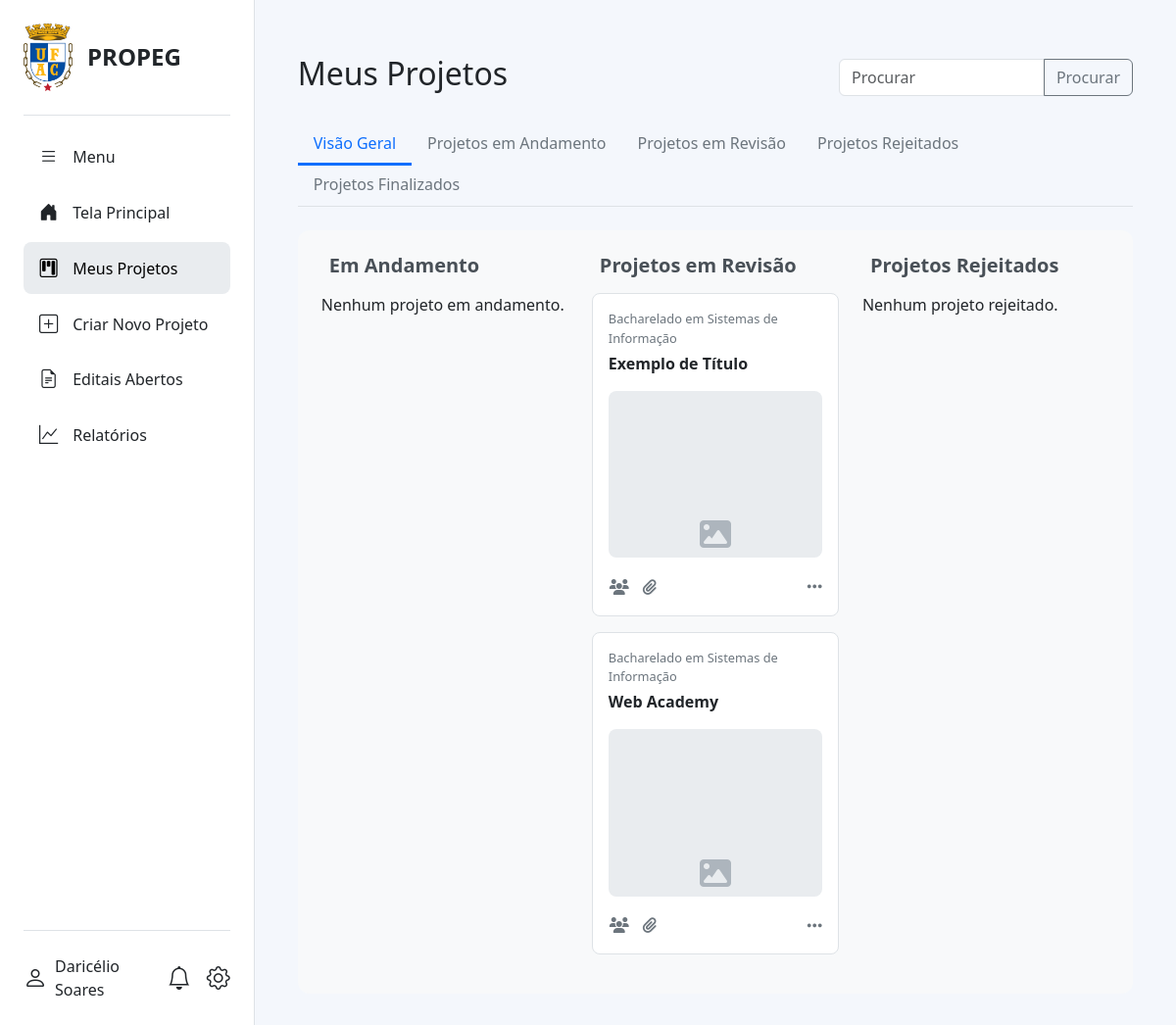
The app's page /projetos/meusprojetos/ (signed in), older data.
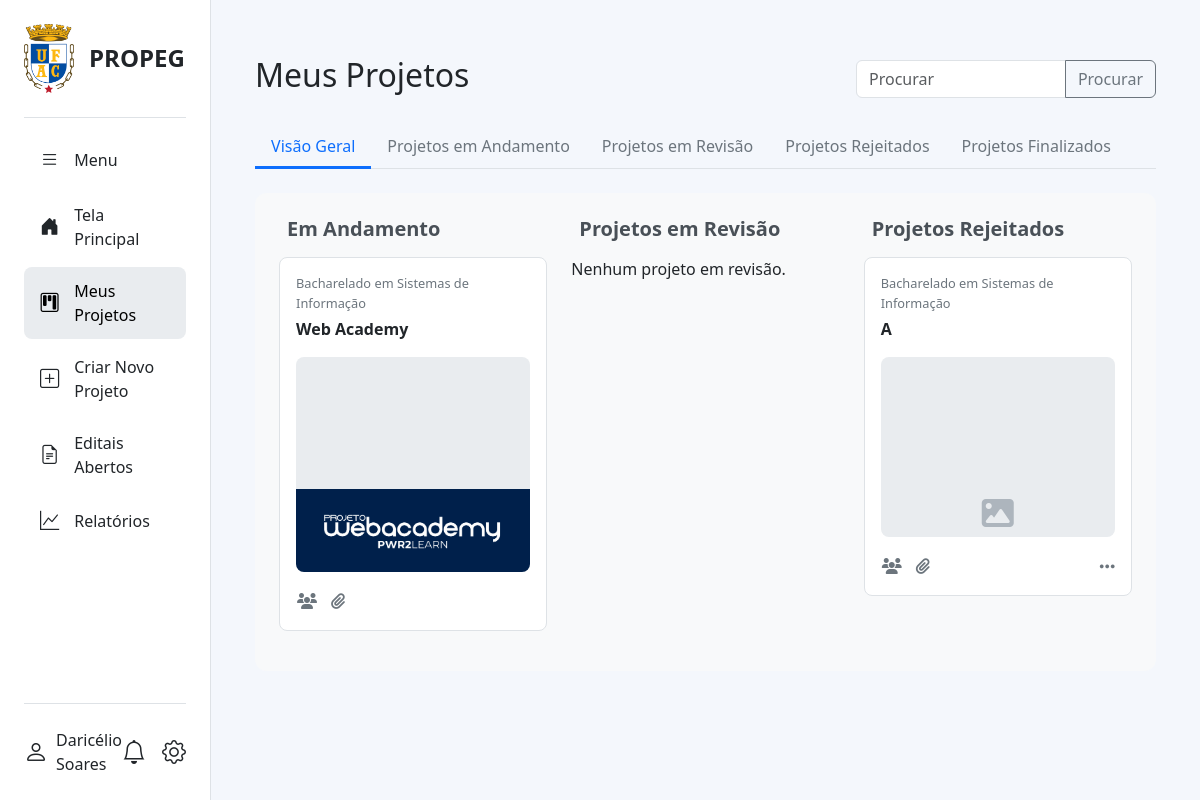
The same page, newer data.
### projetos_institucionais/models.py (models this page shows, shortened)
class Projeto(models.Model):
    STATUS_CHOICES = [
        ('rascunho', 'Rascunho'),
        ('submetido', 'Submetido'),
        ('aguardando_conselho', 'Aguardando aprovação do conselho'),
        ('aprovado', 'Aprovado'),
        ('reprovado', 'Reprovado'),
        ('em_andamento', 'Em andamento'),
        ('encerrado', 'Encerrado'),
    ]
    titulo = models.CharField(max_length=255, blank=True, null=True)
    descricao = models.TextField(verbose_name="Descrição", blank=True, null=True)
    resumo = models.TextField(blank=True, null=True)
    introducao = models.TextField(verbose_name="Introdução", blank=True, null=True)
    objetivos = models.TextField(blank=True, null=True)
    metodologia = models.TextField(blank=True, null=True)
    resultados = models.TextField(blank=True, null=True)
    referencias = models.TextField(blank=True, null=True)
    data_inicio = models.DateField(verbose_name="Data de Início", blank=True, null=True)
    data_fim = models.DateField(verbose_name="Data de Fim", blank=True, null=True)
    status = models.CharField(max_length=30, choices=STATUS_CHOICES, default='rascunho')
    valor_fomento = models.DecimalField(max_digits=10, decimal_places=2, null=True, blank=True)
    etica_obrigatoria = models.BooleanField(default=False, verbose_name="Envolve Aspectos Éticos?", blank=True, null=True)
    eh_docente = models.BooleanField(default=False, verbose_name="É docente?", blank=True, null=True)
    eh_pesquisador = models.BooleanField(default=False, verbose_name="É pesquisador?", blank=True, null=True)
    eh_pesquisador_visitante = models.BooleanField(default=False, verbose_name="É pesquisador visitante?", blank=True, null=True)
    coordenador = models.ForeignKey(
        settings.AUTH_USER_MODEL,
        on_delete=models.PROTECT,
        related_name='projetos_coordenados'
    )
    curso = models.ForeignKey(
        CursoGraduacao,
        on_delete=models.SET_NULL,
        null=True,
        blank=True,
        verbose_name="Curso de Graduação"
    )
    centro_lotacao = models.ForeignKey(
        CentroLotacao,
        on_delete=models.PROTECT,
        verbose_name="Centro de Lotação",
        null=True,
    )
    agencia_financiadora = models.ForeignKey(
        AgenciaFinanciadora,
        on_delete=models.SET_NULL,
        null=True,
        blank=True,
        verbose_name="Agência Financiadora"
    )
    tipo_etica = models.ForeignKey(
        TipoEtico,
        on_delete=models.SET_NULL,
        null=True,
        blank=True,
        verbose_name="Tipo Ético"
    )
    ods = models.ManyToManyField(ODS, blank=True)
    grupos_pesquisa = models.ManyToManyField(
        GrupoPesquisa,
        blank=True,
        verbose_name="Grupos de Pesquisa"
    )
    alunos = models.ManyToManyField(
        settings.AUTH_USER_MODEL,
        through='EquipeProjeto',
        related_name='projetos_participados',
        blank=True
    )
    participa_pos_graduacao = models.BooleanField(default=False, blank=True, null=True, verbose_name="Participa de Programa de Pós-Graduação?")
    programa_pos = models.ForeignKey(
        'ProgramaPos',
        on_delete=models.SET_NULL,
        null=True,
        blank=True,
        verbose_name="Programa de Pós-Graduação"
    )
    palavras_chave = models.CharField(max_length=255, blank=True, null=True, help_text="Separe por vírgulas. Ex.: Tecnologia, Educação, Web")
    parcerias = models.TextField(blank=True, null=True)
    imagem_capa = models.ImageField(
        upload_to='projetos_capas/',
        null=True,
        blank=True,
        verbose_name="Imagem de Capa",
    )
    class Meta:
        ordering = ['-data_inicio']
        verbose_name = "Projeto"
        verbose_name_plural = "Projetos"

class CursoGraduacao(models.Model):
    nome = models.CharField(max_length=255)
    centro_lotacao = models.ForeignKey(
        CentroLotacao,
        on_delete=models.PROTECT,
        verbose_name="Centro de Lotação"
    )
    def __str__(self):
        return self.nome
    class Meta:
        verbose_name= "Curso de Graduação"
        verbose_name_plural = "Cursos de Graduação"

### projetos_institucionais/views.py (the view, shortened to what this page needs)
# urls.py: path('projetos/meusprojetos/', views.projeto_dashboard, name='projeto_dashboard'),
@login_required
@coordenador_required
def projeto_dashboard(request):
    active_tab = request.GET.get('tab', 'visao_geral')
    contexto = {
        'active_tab': active_tab,
        'AnexoForm': AnexoForm(),
    }
    if active_tab == 'visao_geral':
        projetos_em_andamento = Projeto.objects.filter(status='em_andamento')
        projetos_em_revisao = Projeto.objects.filter(Q(status='submetido') | Q(status='aguardando_conselho'))
        projetos_rejeitados = Projeto.objects.filter(status='reprovado')
        contexto.update({
            'projetos_em_andamento': projetos_em_andamento,
            'projetos_em_revisao': projetos_em_revisao,
            'projetos_rejeitados': projetos_rejeitados,
        })
        todos_os_projetos = list(projetos_em_andamento) + list(projetos_em_revisao)
        contexto['todos_os_projetos'] = todos_os_projetos
    return render(request, 'projetos_institucionais/meusprojetos.html', contexto)

### projetos_institucionais/forms.py
class AnexoForm(forms.ModelForm):
    class Meta:
        model = Anexo
        fields = ['tipo_anexo', 'arquivo', 'descricao']
        labels = {
            'tipo_anexo': 'Tipo de Anexo',
            'arquivo': 'Selecione o arquivo',
            'descricao': 'Descrição (opcional)',
        }
    def __init__(self, *args, **kwargs):
        super().__init__(*args, **kwargs)
        tipos_excluidos = ['comprovante_aprovacao', 'relatorio_submissao']
        self.fields['tipo_anexo'].choices = [
            (k, v) for k, v in self.fields['tipo_anexo'].choices if k not in tipos_excluidos
        ]

### projetos_institucionais/context_processors.py (called while the page is built)
def unread_notifications_context(request):
    if request.user.is_authenticated:
        unread_count = Notificacao.objects.filter(destinatario=request.user, lida=False).count()
        return {'unread_notifications_count': unread_count}
    return {}

### templates/projetos_institucionais/meusprojetos.html (shortened to what this page needs)
{% extends 'base2.html' %}
{% load static %}
{% load crispy_forms_tags %}
{% block content %}
<link rel="stylesheet" href="{% static 'css/meusprojetos.css' %}">
<div class="container-fluid mt-4">
    <div class="dashboard-header">
        <h2>Meus Projetos</h2>
        <div class="input-group" style="max-width: 300px;">
            <input type="text" class="form-control" placeholder="Procurar">
            <button class="btn btn-outline-secondary" type="button">Procurar</button>
        </div>
    </div>
    <ul class="nav nav-tabs dashboard-tabs mb-4">
        <li class="nav-item">
            <a class="nav-link {% if active_tab == 'visao_geral' %}active{% endif %}" href="{% url 'projeto_dashboard' %}?tab=visao_geral">Visão Geral</a>
        </li>
        <li class="nav-item">
            <a class="nav-link {% if active_tab == 'em_andamento' %}active{% endif %}" href="{% url 'projeto_dashboard' %}?tab=em_andamento">Projetos em Andamento</a>
        </li>
        <li class="nav-item">
            <a class="nav-link {% if active_tab == 'em_revisao' %}active{% endif %}" href="{% url 'projeto_dashboard' %}?tab=em_revisao">Projetos em Revisão</a>
        </li>
        <li class="nav-item">
            <a class="nav-link {% if active_tab == 'rejeitados' %}active{% endif %}" href="{% url 'projeto_dashboard' %}?tab=rejeitados">Projetos Rejeitados</a>
        </li>
        <li class="nav-item">
            <a class="nav-link {% if active_tab == 'finalizados' %}active{% endif %}" href="{% url 'projeto_dashboard' %}?tab=finalizados">Projetos Finalizados</a>
        </li>
    </ul>
    {% if active_tab == 'visao_geral' %}
    <div class="dashboard-container">
        <div class="coluna-projetos">
            <h5>Em Andamento</h5>
            {% for projeto in projetos_em_andamento %}
                {% include 'projetos_institucionais/partials/projeto_card.html' %}
            {% empty %}
                <p>Nenhum projeto em andamento.</p>
            {% endfor %}
        </div>
        <div class="coluna-projetos">
            <h5>Projetos em Revisão</h5>
            {% for projeto in projetos_em_revisao %}
                {% include 'projetos_institucionais/partials/projeto_card.html' %}
            {% empty %}
                <p>Nenhum projeto em revisão.</p>
            {% endfor %}
        </div>
        <div class="coluna-projetos">
            <h5>Projetos Rejeitados</h5>
            {% for projeto in projetos_rejeitados %}
                {% include 'projetos_institucionais/partials/projeto_card.html' %}
            {% empty %}
                <p>Nenhum projeto rejeitado.</p>
            {% endfor %}
        </div>
    </div>
    {% else %}
        {% include 'projetos_institucionais/partials/_projeto_table.html' %}
    {% endif %}
</div>
{% endblock %}

### templates/projetos_institucionais/partials/projeto_card.html
<div class="card-projeto" data-bs-toggle="modal" data-bs-target="#detalheProjetoModal-{{ projeto.pk }}">
    <p class="categoria">{{ projeto.curso.nome|default:"Geral" }}</p>
    <p class="titulo-projeto">{{ projeto.titulo }}</p>
    <div class="imagem-projeto-container">
        {% if projeto.imagem_capa %}
            <img src="{{ projeto.imagem_capa.url }}" alt="Imagem do Projeto">
        {% else %}
            <div class="imagem-placeholder">
                <i class="fas fa-image"></i>
            </div>
        {% endif %}
    </div>
    <div class="card-footer-projeto">
        <div class="icones-info">
            <button type="button" class="btn btn-link text-secondary p-0" data-bs-toggle="modal" data-bs-target="#equipeModal-{{ projeto.pk }}" title="Ver Equipe" onclick="event.stopPropagation();">
                <i class="fas fa-users"></i>
            </button>
            <a href="{% url 'projeto_anexos' projeto.pk %}" class="btn btn-link text-secondary p-0" title="Gerenciar Anexos" onclick="event.stopPropagation();">
                <i class="fas fa-paperclip"></i>
            </a>
        </div>
        <div class="menu-opcoes">
            {% if user == projeto.coordenador and projeto.status in "submetido,reprovado" %}
                <a href="{% url 'projeto_editar' projeto.pk %}" onclick="event.stopPropagation();" title="Editar Projeto">
                    <i class="fas fa-ellipsis-h"></i>
                </a>
            {% endif %}
        </div>
    </div>
</div>

Row changes from the older to the newer data that the page shows:
removed Projeto: curso.nome "Bacharelado em Sistemas de Informação", titulo "Exemplo de Título", status "submetido" (drawn), shown under "Projetos em Revisão"
removed Projeto: curso.nome "Bacharelado em Sistemas de Informação", titulo "Web Academy", status "submetido" (drawn), shown under "Projetos em Revisão"
added Projeto: curso.nome "Bacharelado em Sistemas de Informação", titulo "Web Academy", imagem_capa (picture), shown under "Em Andamento"
added Projeto: curso.nome "Bacharelado em Sistemas de Informação", titulo "A", status "reprovado" (drawn), shown under "Projetos Rejeitados"
Text that changed along with them:
text no longer shown: "Nenhum projeto em andamento. Nenhum projeto rejeitado."
text now shown: "Nenhum projeto em revisão."
